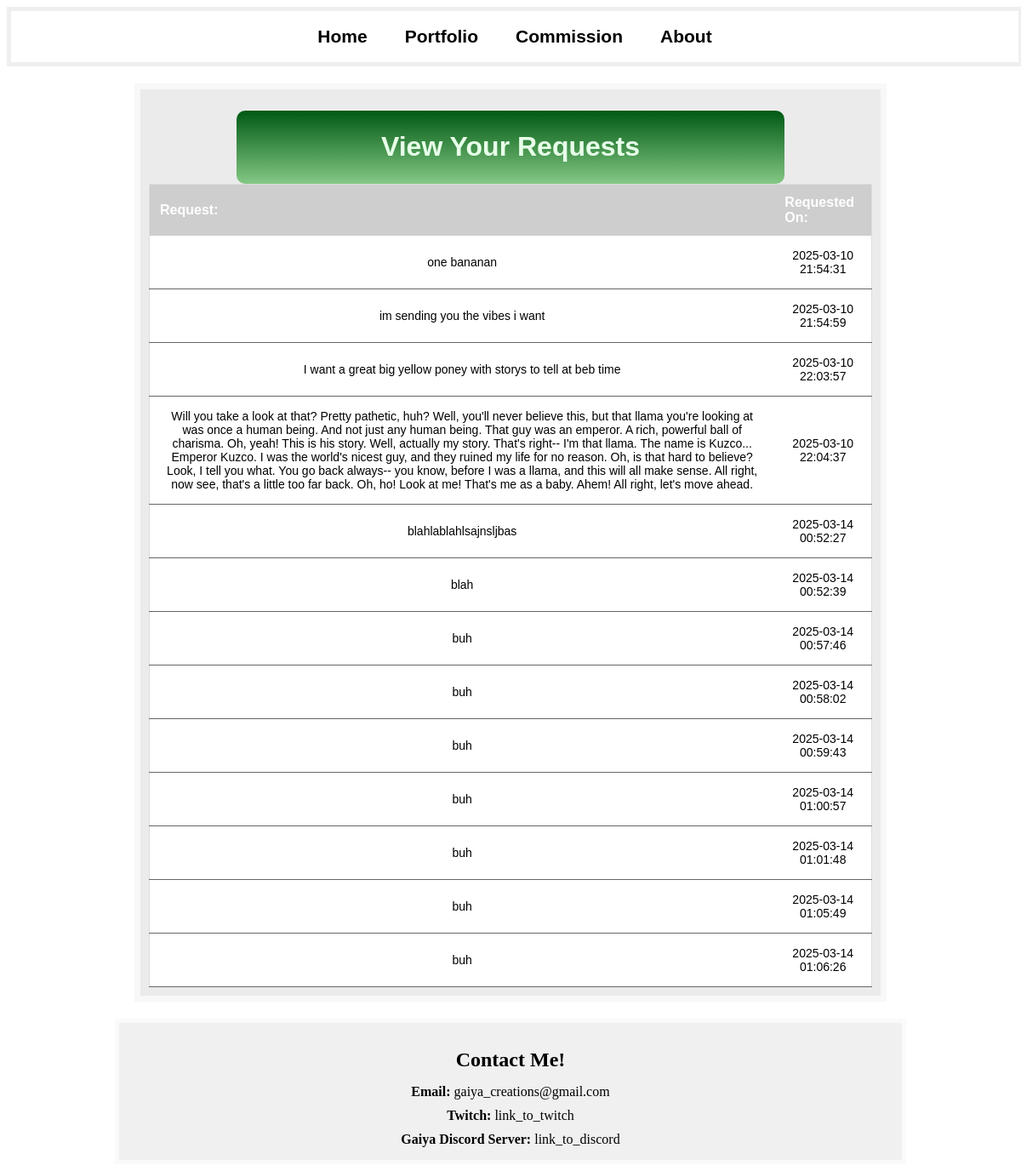
Before: /view_requests (signed in) with the older database file.
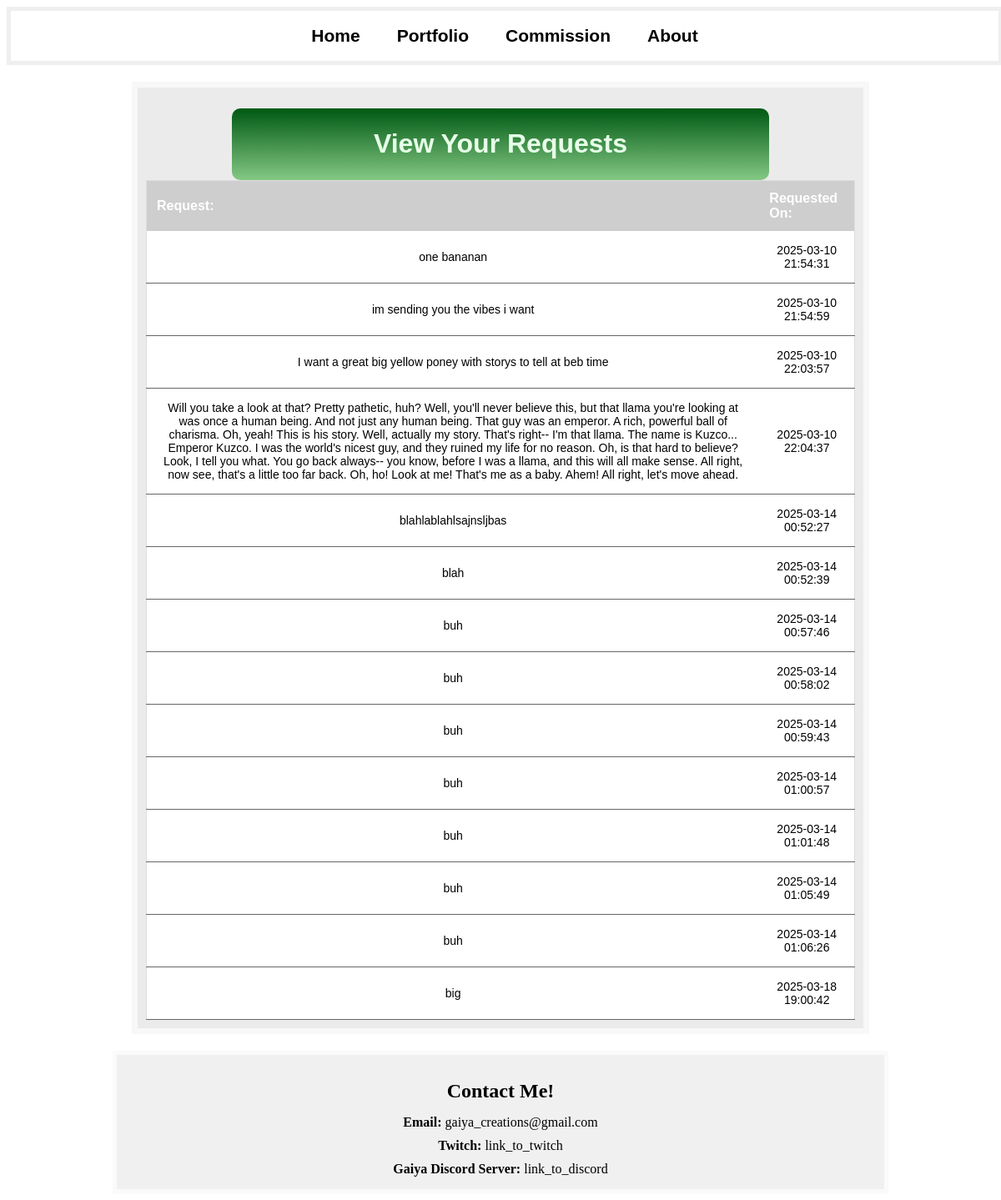
After: the same page with the newer database file.
### website/models.py (models this page shows)
class Commission(db.Model):
    id = db.Column(db.Integer, primary_key=True)
    email = db.Column(db.String(150), nullable=False)
    request = db.Column(db.String(500), nullable=False)
    questions = db.Column(db.String(300), nullable=True)
    deadline = db.Column(db.Date, nullable=False)
    request_date = db.Column(db.DateTime(timezone=True), default=func.now())

### website/views.py (the view)
@views.route("/view_requests")
def view_requests():
    if not session.get("authenticated"):
        return redirect(url_for("views.login", next=(url_for("views.view_requests"))))  # Redirect if not logged in
    commission = Commission.query.all()
    return render_template("view_requests.html", commission=commission)

### website/templates/view_requests.html (shortened to what this page needs)
{% extends "base.html" %}
{% block content %}
    <div class="header"><h1>View Your Requests</h1></div>
    <div class="request-container">
        <table>
            <thead>
                <tr>
                    <th>Request:</th>
                    <th>Requested On:</th>
                </tr>
            </thead>
            <tbody>
                {% for item in commission %}
                        {% if item.request %}
                            <tr>
                                <td>{{ item.request }}</td>
                                <td>{{ item.request_date }}</td>
                            </tr>
                        {% endif %}
                {% endfor %}
            </tbody>
        </table>
    </div>
{% endblock %}

### website/templates/base.html (shortened to what this page needs)
<!DOCTYPE html>
<html lang="en">
<head>
    <link rel="stylesheet" href="{{ url_for('static', filename='style.css') }}">
</head>
<body>
    <nav>
        <div class="navbar">
            <a href="/">Home</a>
            <a href="/portfolio">Portfolio</a>
            <a href="/commission">Commission</a>
            <a href="/about">About</a>
        </div>
    </nav>
    <main>
        <div class="big_buddy">
            {% block content %}{% endblock %}
        </div>
    </main>
    <footer>
        <div class="contact-box">
            <h2>Contact Me!</h2>
            <p><strong>Email:</strong> gaiya_creations@gmail.com</p>
            <p><strong>Twitch:</strong> link_to_twitch</p>
            <p><strong>Gaiya Discord Server:</strong> link_to_discord</p>
        </div>
    </footer>
</body>
</html>

### website/static/style.css (style rules this page uses)
body { background-image: url(images/green-leaves-ferns-leaf-background-spring-closeup-5k-3840x2160-2445.jpg) }
nav { background-color: rgba(255, 255, 255, 0.757); width: 100%; height: 60px; display: flex; justify-content: center; align-items: center; border: 5px solid rgba(235, 235, 235, 0.771); }
.navbar a { font-family:'Trebuchet MS', 'Lucida Sans Unicode', 'Lucida Grande', 'Lucida Sans', Arial, sans-serif; padding: 10px 20px; text-decoration: none; font-size: 21px; color:rgb(0, 0, 0); font-weight: bold; }
main { margin-left: 50px; margin-right: 50px; text-align: center; padding: 20px; }
h1 { color: rgb(231, 255, 233); text-align: center; font-family: 'Trebuchet MS', 'Lucida Sans Unicode', 'Lucida Grande', 'Lucida Sans', Arial, sans-serif; text-shadow: 10px, black; }
.header { display: block; background-image: linear-gradient(rgba(0, 89, 19), rgb(132, 200, 132)); width: fit-content; padding: 3px 20%; border-radius: 10px; margin-top: 15px; }
.big_buddy { display: flex; flex-direction: column; align-items: center; margin: 0 auto; width: 100%; max-width: 850px; background-color: rgb(235, 235, 235); padding: 10px; border: 7px solid rgba(255, 255, 255, 0.656); }
.contact-box { display: flex; flex-direction: column; align-items: center; margin: 0 auto; width: 90%; max-width: 900px; background-color: rgba(235, 235, 235, 0.722); padding: 10px; border: 5px solid rgba(255, 255, 255, 0.656); }
.contact-box h2 { margin-bottom: 10px; }
.contact-box p { margin: 5px 0; }
table { width: 100%; border-collapse: collapse; border: 1px solid #ddd; background-color: #fff; font-family: Arial, sans-serif; }
th { background-color: #cecece; color: white; padding: 12px; text-align: left; font-size: 16px; }
td { padding: 15px; border-bottom: 1px solid #666666; font-size: 14px; }

Changed rows visible on the page:
added Commission: request "big", request_date "2025-03-18 19:00:42"
